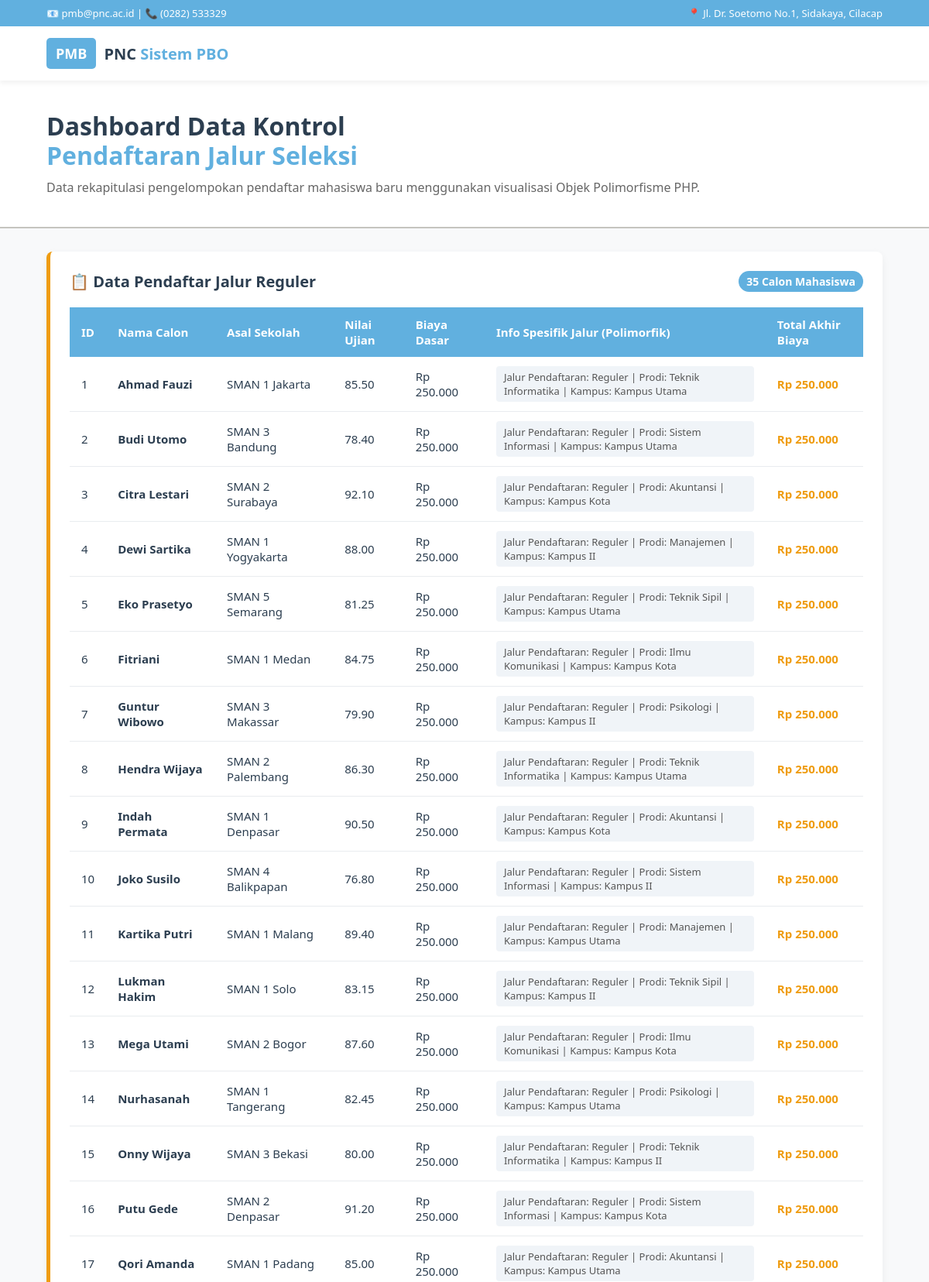
The page / (upper part) on the database its author committed.
### tables this page shows
CREATE TABLE `tabel_pendaftaran` (
  `id_pendaftaran` int NOT NULL,
  `nama_calon` varchar(150) NOT NULL,
  `asal_sekolah` varchar(150) NOT NULL,
  `nilai_ujian` decimal(5,2) NOT NULL,
  `biaya_pendaftaran_dasar` decimal(10,2) NOT NULL,
  `jalur_pendaftaran` enum('Reguler','Prestasi','Kedinasan') NOT NULL,
  `pilihan_prodi` varchar(100) DEFAULT NULL,
  `lokasi_kampus` varchar(100) DEFAULT NULL,
  `jenis_prestasi` varchar(100) DEFAULT NULL,
  `tingkat_prestasi` varchar(50) DEFAULT NULL,
  `sk_ikatan_dinas` varchar(100) DEFAULT NULL,
  `instansi_sponsor` varchar(150) DEFAULT NULL
);

### PendaftaranReguler.php (called while the page is built, shortened)
<?php
require_once 'Pendaftaran.php';
class PendaftaranReguler extends Pendaftaran {
    private $pilihanProdi;
    private $lokasiKampus;
    public function __construct($id_pendaftaran, $nama_calon, $asal_sekolah, $nilai_ujian, $biayaPendaftaranDasar, $pilihanProdi, $lokasiKampus) {
        $this->pilihanProdi = $pilihanProdi;
        $this->lokasiKampus = $lokasiKampus;
    }
    public static function getDaftarReguler($db) {
        $query = "SELECT * FROM tabel_pendaftaran WHERE jalur_pendaftaran = 'Reguler'";
        $stmt = $db->prepare($query);
        $stmt->execute();
        return $stmt->fetchAll(PDO::FETCH_ASSOC);
    }
    public function hitungTotalBiaya() {
        return $this->biayaPendaftaranDasar;
    }
    public function tampilkanInfoJalur() {
        return "Jalur Pendaftaran: Reguler | Prodi: " . $this->pilihanProdi . " | Kampus: " . $this->lokasiKampus;
    }
}
?>

### Pendaftaran.php (called while the page is built, shortened)
<?php
abstract class Pendaftaran {
    public function __construct($id_pendaftaran, $nama_calon, $asal_sekolah, $nilai_ujian, $biayaPendaftaranDasar) {
        $this->biayaPendaftaranDasar = $biayaPendaftaranDasar;
    }
}
?>

### index.php (the view, shortened to what this page needs)
<?php
require_once 'PendaftaranReguler.php';
$database = new Database();
$db = $database->getConnection();
$daftarReguler = PendaftaranReguler::getDaftarReguler($db);
?>
<!DOCTYPE html>
<html lang="id">
<head>
</head>
<body>
    <div class="top-info-bar">
        <div>📧 pmb@pnc.ac.id | 📞 (0282) 533329</div>
        <div>📍 Jl. Dr. Soetomo No.1, Sidakaya, Cilacap</div>
    </div>
    <header>
        <div class="logo-area">
            <div class="logo-placeholder">PMB</div>
            <div class="brand-name">PNC <span>Sistem PBO</span></div>
        </div>
    </header>
    <div class="hero-container">
        <h1 class="hero-title">
            Dashboard Data Kontrol
            <span>Pendaftaran Jalur Seleksi</span>
        </h1>
        <p style="color: #666;">Data rekapitulasi pengelompokan pendaftar mahasiswa baru menggunakan visualisasi Objek Polimorfisme PHP.</p>
    </div>
    <div class="main-content">
        <div class="section-category">
            <div class="section-title">
                <span>📋 Data Pendaftar Jalur Reguler</span>
                <span class="badge-count"><?= count($daftarReguler); ?> Calon Mahasiswa</span>
            </div>
            <div class="table-responsive">
                <table>
                    <thead>
                        <tr>
                            <th>ID</th>
                            <th>Nama Calon</th>
                            <th>Asal Sekolah</th>
                            <th>Nilai Ujian</th>
                            <th>Biaya Dasar</th>
                            <th>Info Spesifik Jalur (Polimorfik)</th>
                            <th>Total Akhir Biaya</th>
                        </tr>
                    </thead>
                    <tbody>
                        <?php foreach ($daftarReguler as $row):
                            $mhsReguler = new PendaftaranReguler(
                                $row['id_pendaftaran'],
                                $row['nama_calon'],
                                $row['asal_sekolah'],
                                $row['nilai_ujian'],
                                $row['biaya_pendaftaran_dasar'],
                                $row['pilihan_prodi'],
                                $row['lokasi_kampus']
                            );
                        ?>
                        <tr>
                            <td><?= $row['id_pendaftaran']; ?></td>
                            <td><strong><?= $row['nama_calon']; ?></strong></td>
                            <td><?= $row['asal_sekolah']; ?></td>
                            <td><?= $row['nilai_ujian']; ?></td>
                            <td>Rp <?= number_format($row['biaya_pendaftaran_dasar'], 0, ',', '.'); ?></td>
                            <td><span class="info-unik"><?= $mhsReguler->tampilkanInfoJalur(); ?></span></td>
                            <td><span class="total-biaya">Rp <?= number_format($mhsReguler->hitungTotalBiaya(), 0, ',', '.'); ?></span></td>
                        </tr>
                        <?php endforeach; ?>
                    </tbody>
                </table>
            </div>
        </div>
    </div>
</body>
</html>

### index.php (style rules this page uses)
:root { --primary-blue: #61B0DF; --neutral-gray: #C5C4BF; --accent-orange: #EF9C10; --dark-text: #2c3e50; --light-bg: #f8f9fa; }
* { margin: 0; padding: 0; box-sizing: border-box; font-family: 'Segoe UI', Tahoma, Geneva, Verdana, sans-serif; }
body { background-color: var(--light-bg); color: var(--dark-text); }
.top-info-bar { background-color: var(--primary-blue); color: white; font-size: 13px; padding: 8px 5%; display: flex; justify-content: space-between; }
header { background-color: white; box-shadow: 0 4px 6px rgba(0,0,0,0.05); padding: 15px 5%; display: flex; justify-content: space-between; align-items: center; position: sticky; top: 0; z-index: 100; }
.logo-area { display: flex; align-items: center; gap: 10px; }
.logo-placeholder { background-color: var(--primary-blue); color: white; font-weight: bold; padding: 8px 12px; border-radius: 5px; font-size: 18px; }
.brand-name { font-size: 20px; font-weight: 800; color: var(--dark-text); }
.brand-name span { color: var(--primary-blue); }
.hero-container { background-color: white; padding: 40px 5%; border-bottom: 2px solid var(--neutral-gray); margin-bottom: 30px; }
.hero-title { font-size: 32px; font-weight: 700; line-height: 1.2; margin-bottom: 10px; }
.hero-title span { color: var(--primary-blue); display: block; }
.main-content { padding: 0 5% 50px 5%; }
.section-category { background-color: white; border-radius: 8px; box-shadow: 0 4px 12px rgba(0,0,0,0.05); padding: 25px; margin-bottom: 35px; border-left: 5px solid var(--accent-orange); }
.section-title { font-size: 20px; font-weight: 700; margin-bottom: 20px; display: flex; justify-content: space-between; align-items: center; }
.badge-count { background-color: var(--primary-blue); color: white; font-size: 14px; padding: 4px 10px; border-radius: 20px; }
.table-responsive { overflow-x: auto; }
table { width: 100%; border-collapse: collapse; text-align: left; font-size: 15px; }
th { background-color: var(--primary-blue); color: white; padding: 12px 15px; font-weight: 600; }
td { padding: 12px 15px; border-bottom: 1px solid #e9ecef; }
.info-unik { font-size: 13px; color: #555; background-color: #f0f4f8; padding: 5px 10px; border-radius: 4px; display: inline-block; }
.total-biaya { color: var(--accent-orange); font-weight: bold; }

### rows shown on the page
tabel_pendaftaran: id_pendaftaran "1", nama_calon "Ahmad Fauzi", asal_sekolah "SMAN 1 Jakarta", nilai_ujian "85.50", biaya_pendaftaran_dasar "250.000", $mhsReguler->tampilkanInfoJalur() "Jalur Pendaftaran: Reguler | Prodi: Teknik Informatika | Kampus: Kampus Utama"
tabel_pendaftaran: id_pendaftaran "2", nama_calon "Budi Utomo", asal_sekolah "SMAN 3 Bandung", nilai_ujian "78.40", biaya_pendaftaran_dasar "250.000", $mhsReguler->tampilkanInfoJalur() "Jalur Pendaftaran: Reguler | Prodi: Sistem Informasi | Kampus: Kampus Utama"
tabel_pendaftaran: id_pendaftaran "3", nama_calon "Citra Lestari", asal_sekolah "SMAN 2 Surabaya", nilai_ujian "92.10", biaya_pendaftaran_dasar "250.000", $mhsReguler->tampilkanInfoJalur() "Jalur Pendaftaran: Reguler | Prodi: Akuntansi | Kampus: Kampus Kota"
tabel_pendaftaran: id_pendaftaran "4", nama_calon "Dewi Sartika", asal_sekolah "SMAN 1 Yogyakarta", nilai_ujian "88.00", biaya_pendaftaran_dasar "250.000", $mhsReguler->tampilkanInfoJalur() "Jalur Pendaftaran: Reguler | Prodi: Manajemen | Kampus: Kampus II"
tabel_pendaftaran: id_pendaftaran "5", nama_calon "Eko Prasetyo", asal_sekolah "SMAN 5 Semarang", nilai_ujian "81.25", biaya_pendaftaran_dasar "250.000", $mhsReguler->tampilkanInfoJalur() "Jalur Pendaftaran: Reguler | Prodi: Teknik Sipil | Kampus: Kampus Utama"
tabel_pendaftaran: id_pendaftaran "6", nama_calon "Fitriani", asal_sekolah "SMAN 1 Medan", nilai_ujian "84.75", biaya_pendaftaran_dasar "250.000", $mhsReguler->tampilkanInfoJalur() "Jalur Pendaftaran: Reguler | Prodi: Ilmu Komunikasi | Kampus: Kampus Kota"
tabel_pendaftaran: id_pendaftaran "7", nama_calon "Guntur Wibowo", asal_sekolah "SMAN 3 Makassar", nilai_ujian "79.90", biaya_pendaftaran_dasar "250.000", $mhsReguler->tampilkanInfoJalur() "Jalur Pendaftaran: Reguler | Prodi: Psikologi | Kampus: Kampus II"
tabel_pendaftaran: id_pendaftaran "8", nama_calon "Hendra Wijaya", asal_sekolah "SMAN 2 Palembang", nilai_ujian "86.30", biaya_pendaftaran_dasar "250.000", $mhsReguler->tampilkanInfoJalur() "Jalur Pendaftaran: Reguler | Prodi: Teknik Informatika | Kampus: Kampus Utama"
tabel_pendaftaran: id_pendaftaran "9", nama_calon "Indah Permata", asal_sekolah "SMAN 1 Denpasar", nilai_ujian "90.50", biaya_pendaftaran_dasar "250.000", $mhsReguler->tampilkanInfoJalur() "Jalur Pendaftaran: Reguler | Prodi: Akuntansi | Kampus: Kampus Kota"
tabel_pendaftaran: id_pendaftaran "10", nama_calon "Joko Susilo", asal_sekolah "SMAN 4 Balikpapan", nilai_ujian "76.80", biaya_pendaftaran_dasar "250.000", $mhsReguler->tampilkanInfoJalur() "Jalur Pendaftaran: Reguler | Prodi: Sistem Informasi | Kampus: Kampus II"
tabel_pendaftaran: id_pendaftaran "11", nama_calon "Kartika Putri", asal_sekolah "SMAN 1 Malang", nilai_ujian "89.40", biaya_pendaftaran_dasar "250.000", $mhsReguler->tampilkanInfoJalur() "Jalur Pendaftaran: Reguler | Prodi: Manajemen | Kampus: Kampus Utama"
tabel_pendaftaran: id_pendaftaran "12", nama_calon "Lukman Hakim", asal_sekolah "SMAN 1 Solo", nilai_ujian "83.15", biaya_pendaftaran_dasar "250.000", $mhsReguler->tampilkanInfoJalur() "Jalur Pendaftaran: Reguler | Prodi: Teknik Sipil | Kampus: Kampus II"
tabel_pendaftaran: id_pendaftaran "13", nama_calon "Mega Utami", asal_sekolah "SMAN 2 Bogor", nilai_ujian "87.60", biaya_pendaftaran_dasar "250.000", $mhsReguler->tampilkanInfoJalur() "Jalur Pendaftaran: Reguler | Prodi: Ilmu Komunikasi | Kampus: Kampus Kota"
tabel_pendaftaran: id_pendaftaran "14", nama_calon "Nurhasanah", asal_sekolah "SMAN 1 Tangerang", nilai_ujian "82.45", biaya_pendaftaran_dasar "250.000", $mhsReguler->tampilkanInfoJalur() "Jalur Pendaftaran: Reguler | Prodi: Psikologi | Kampus: Kampus Utama"
tabel_pendaftaran: id_pendaftaran "15", nama_calon "Onny Wijaya", asal_sekolah "SMAN 3 Bekasi", nilai_ujian "80.00", biaya_pendaftaran_dasar "250.000", $mhsReguler->tampilkanInfoJalur() "Jalur Pendaftaran: Reguler | Prodi: Teknik Informatika | Kampus: Kampus II"
tabel_pendaftaran: id_pendaftaran "16", nama_calon "Putu Gede", asal_sekolah "SMAN 2 Denpasar", nilai_ujian "91.20", biaya_pendaftaran_dasar "250.000", $mhsReguler->tampilkanInfoJalur() "Jalur Pendaftaran: Reguler | Prodi: Sistem Informasi | Kampus: Kampus Kota"
tabel_pendaftaran: id_pendaftaran "17", nama_calon "Qori Amanda", asal_sekolah "SMAN 1 Padang", nilai_ujian "85.00", biaya_pendaftaran_dasar "250.000", $mhsReguler->tampilkanInfoJalur() "Jalur Pendaftaran: Reguler | Prodi: Akuntansi | Kampus: Kampus Utama"

### other values the page prints
count($daftarReguler) "35"
